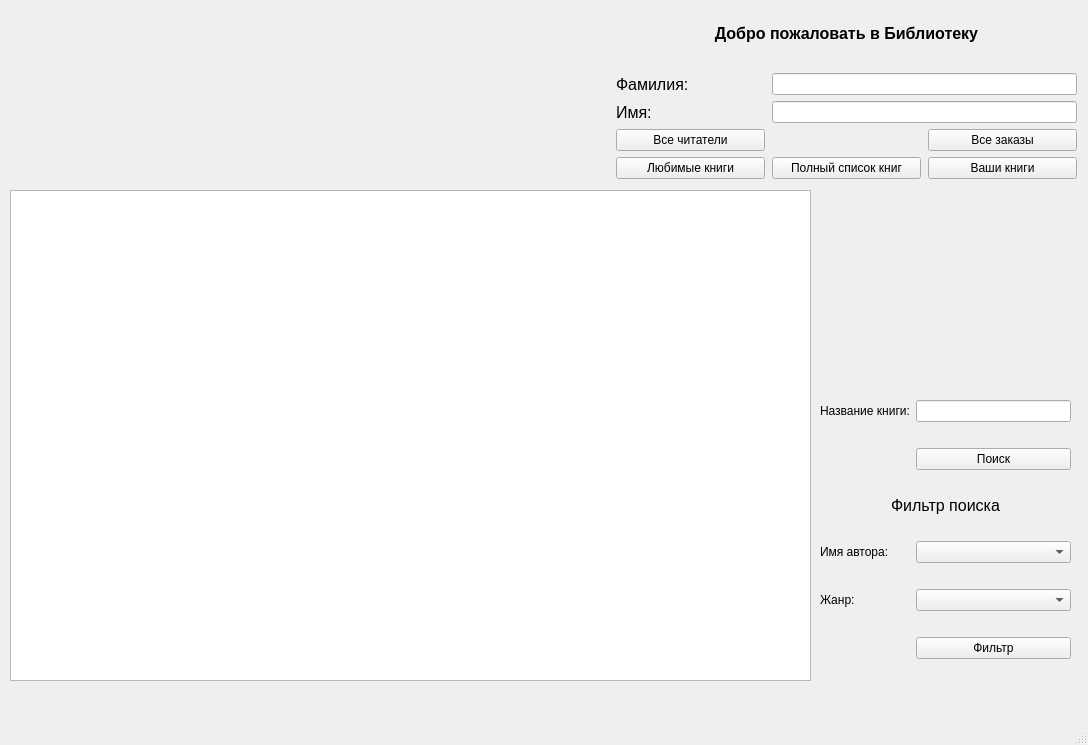
<?xml version="1.0" encoding="UTF-8"?>
<ui version="4.0">
 <class>MainWindow</class>
 <widget class="QMainWindow" name="MainWindow">
  <property name="geometry">
   <rect>
    <x>0</x>
    <y>0</y>
    <width>1088</width>
    <height>745</height>
   </rect>
  </property>
  <property name="sizePolicy">
   <sizepolicy hsizetype="Fixed" vsizetype="Fixed">
    <horstretch>0</horstretch>
    <verstretch>0</verstretch>
   </sizepolicy>
  </property>
  <property name="minimumSize">
   <size>
    <width>1088</width>
    <height>745</height>
   </size>
  </property>
  <property name="maximumSize">
   <size>
    <width>1088</width>
    <height>745</height>
   </size>
  </property>
  <property name="windowTitle">
   <string>Библиотека</string>
  </property>
  <widget class="QWidget" name="centralwidget">
   <widget class="QWidget" name="gridLayoutWidget">
    <property name="geometry">
     <rect>
      <x>616</x>
      <y>0</y>
      <width>461</width>
      <height>179</height>
     </rect>
    </property>
    <layout class="QGridLayout" name="Main_menu">
     <property name="sizeConstraint">
      <enum>QLayout::SetDefaultConstraint</enum>
     </property>
     <property name="rightMargin">
      <number>0</number>
     </property>
     <property name="horizontalSpacing">
      <number>7</number>
     </property>
     <item row="2" column="0">
      <widget class="QLabel" name="label_name">
       <property name="font">
        <font>
         <pointsize>12</pointsize>
        </font>
       </property>
       <property name="text">
        <string>Имя:</string>
       </property>
      </widget>
     </item>
     <item row="2" column="1" colspan="2">
      <widget class="QLineEdit" name="lineEdit_name">
       <property name="readOnly">
        <bool>true</bool>
       </property>
      </widget>
     </item>
     <item row="1" column="1" colspan="2">
      <widget class="QLineEdit" name="lineEdit_familia">
       <property name="readOnly">
        <bool>true</bool>
       </property>
      </widget>
     </item>
     <item row="6" column="2">
      <widget class="QPushButton" name="pushButton_rent">
       <property name="text">
        <string>Ваши книги</string>
       </property>
      </widget>
     </item>
     <item row="6" column="0">
      <widget class="QPushButton" name="pushButton_best">
       <property name="text">
        <string>Любимые книги</string>
       </property>
      </widget>
     </item>
     <item row="0" column="0" colspan="3">
      <widget class="QLabel" name="label_welcom">
       <property name="sizePolicy">
        <sizepolicy hsizetype="Expanding" vsizetype="Preferred">
         <horstretch>0</horstretch>
         <verstretch>0</verstretch>
        </sizepolicy>
       </property>
       <property name="font">
        <font>
         <pointsize>12</pointsize>
         <weight>75</weight>
         <bold>true</bold>
        </font>
       </property>
       <property name="layoutDirection">
        <enum>Qt::LeftToRight</enum>
       </property>
       <property name="frameShadow">
        <enum>QFrame::Plain</enum>
       </property>
       <property name="text">
        <string>Добро пожаловать в Библиотеку</string>
       </property>
       <property name="alignment">
        <set>Qt::AlignCenter</set>
       </property>
      </widget>
     </item>
     <item row="1" column="0">
      <widget class="QLabel" name="label_familia">
       <property name="font">
        <font>
         <pointsize>12</pointsize>
        </font>
       </property>
       <property name="text">
        <string>Фамилия:</string>
       </property>
      </widget>
     </item>
     <item row="5" column="0">
      <widget class="QPushButton" name="pushButton_allUser">
       <property name="text">
        <string>Все читатели</string>
       </property>
      </widget>
     </item>
     <item row="5" column="2">
      <widget class="QPushButton" name="pushButton_allRent">
       <property name="text">
        <string>Все заказы</string>
       </property>
      </widget>
     </item>
     <item row="6" column="1">
      <widget class="QPushButton" name="pushButton_all">
       <property name="text">
        <string>Полный список книг</string>
       </property>
      </widget>
     </item>
    </layout>
   </widget>
   <widget class="QTableWidget" name="tableWidget">
    <property name="geometry">
     <rect>
      <x>10</x>
      <y>190</y>
      <width>801</width>
      <height>491</height>
     </rect>
    </property>
   </widget>
   <widget class="QWidget" name="gridLayoutWidget_2">
    <property name="geometry">
     <rect>
      <x>820</x>
      <y>380</y>
      <width>251</width>
      <height>301</height>
     </rect>
    </property>
    <layout class="QGridLayout" name="gridLayout">
     <item row="6" column="0">
      <widget class="QLabel" name="label_4">
       <property name="text">
        <string>Жанр:</string>
       </property>
      </widget>
     </item>
     <item row="5" column="1">
      <widget class="QComboBox" name="comboBox_nameAuthor">
       <item>
        <property name="text">
         <string/>
        </property>
       </item>
       <item>
        <property name="text">
         <string>Булгаков М.А.
</string>
        </property>
       </item>
       <item>
        <property name="text">
         <string>Достоевский Ф.М.</string>
        </property>
       </item>
       <item>
        <property name="text">
         <string>Есенин С.А.</string>
        </property>
       </item>
       <item>
        <property name="text">
         <string>Пастернак Б.Л.</string>
        </property>
       </item>
       <item>
        <property name="text">
         <string>Лермонтов М.Ю.</string>
        </property>
       </item>
      </widget>
     </item>
     <item row="4" column="0" colspan="2">
      <widget class="QLabel" name="label_2">
       <property name="sizePolicy">
        <sizepolicy hsizetype="Preferred" vsizetype="Fixed">
         <horstretch>0</horstretch>
         <verstretch>0</verstretch>
        </sizepolicy>
       </property>
       <property name="font">
        <font>
         <pointsize>12</pointsize>
        </font>
       </property>
       <property name="text">
        <string>Фильтр поиска</string>
       </property>
       <property name="alignment">
        <set>Qt::AlignCenter</set>
       </property>
      </widget>
     </item>
     <item row="2" column="1">
      <widget class="QPushButton" name="pushButton_search">
       <property name="text">
        <string>Поиск</string>
       </property>
      </widget>
     </item>
     <item row="5" column="0">
      <widget class="QLabel" name="label_3">
       <property name="text">
        <string>Имя автора:</string>
       </property>
      </widget>
     </item>
     <item row="6" column="1">
      <widget class="QComboBox" name="comboBox_nameGenre">
       <item>
        <property name="text">
         <string/>
        </property>
       </item>
       <item>
        <property name="text">
         <string>Роман</string>
        </property>
       </item>
       <item>
        <property name="text">
         <string>Поэзия</string>
        </property>
       </item>
      </widget>
     </item>
     <item row="7" column="1">
      <widget class="QPushButton" name="pushButton_filter">
       <property name="text">
        <string>Фильтр</string>
       </property>
      </widget>
     </item>
     <item row="1" column="1">
      <widget class="QLineEdit" name="lineEdit_nameBook"/>
     </item>
     <item row="1" column="0">
      <widget class="QLabel" name="label">
       <property name="text">
        <string>Название книги:</string>
       </property>
      </widget>
     </item>
    </layout>
   </widget>
   <widget class="QLabel" name="label_books">
    <property name="geometry">
     <rect>
      <x>820</x>
      <y>190</y>
      <width>251</width>
      <height>171</height>
     </rect>
    </property>
    <property name="text">
     <string/>
    </property>
   </widget>
   <widget class="QLabel" name="label_moscow">
    <property name="geometry">
     <rect>
      <x>0</x>
      <y>0</y>
      <width>601</width>
      <height>171</height>
     </rect>
    </property>
    <property name="text">
     <string/>
    </property>
   </widget>
  </widget>
  <widget class="QMenuBar" name="menubar">
   <property name="geometry">
    <rect>
     <x>0</x>
     <y>0</y>
     <width>1088</width>
     <height>29</height>
    </rect>
   </property>
  </widget>
  <widget class="QStatusBar" name="statusbar"/>
 </widget>
 <resources/>
 <connections/>
</ui>
